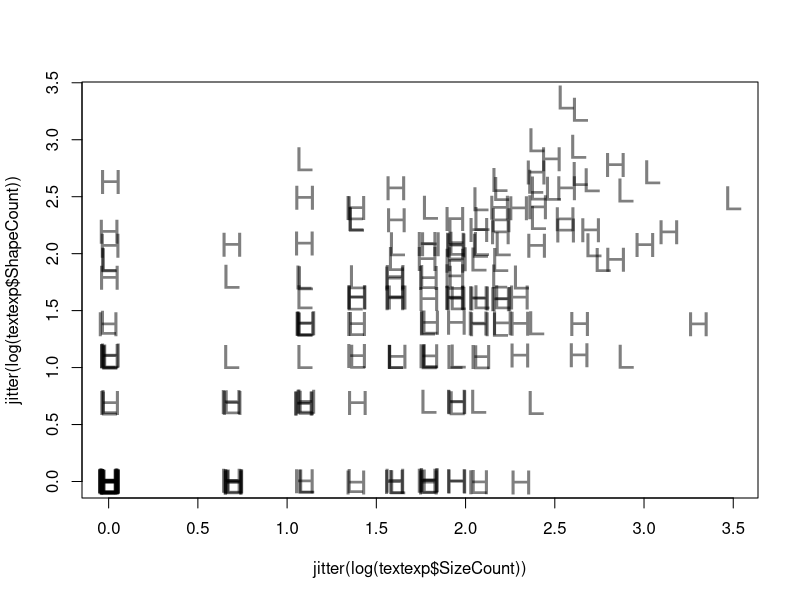
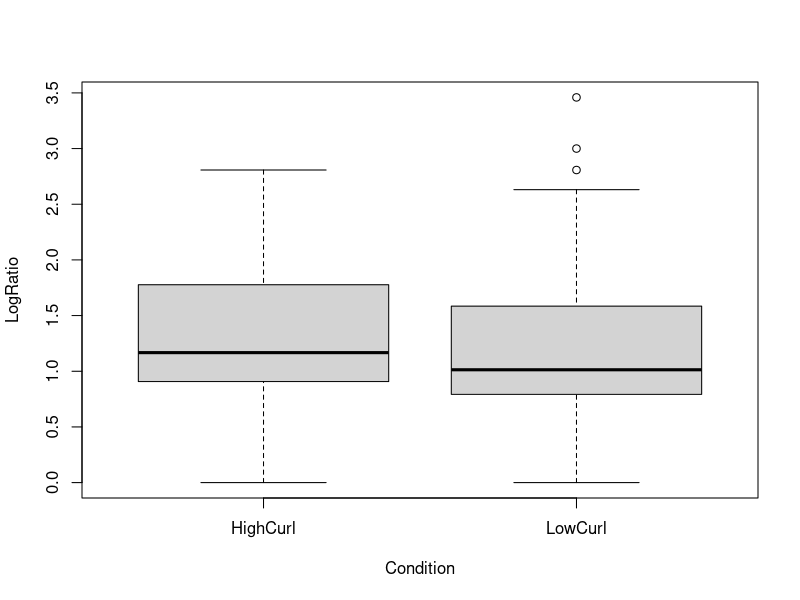
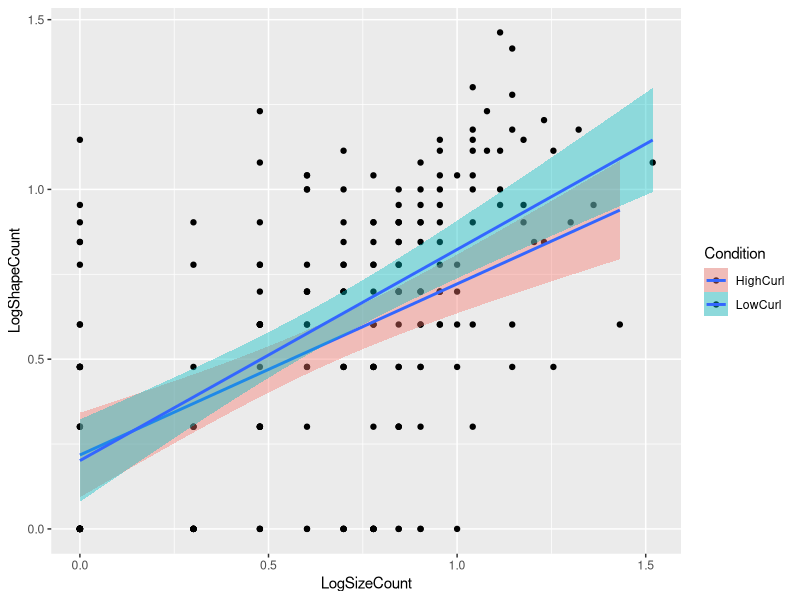
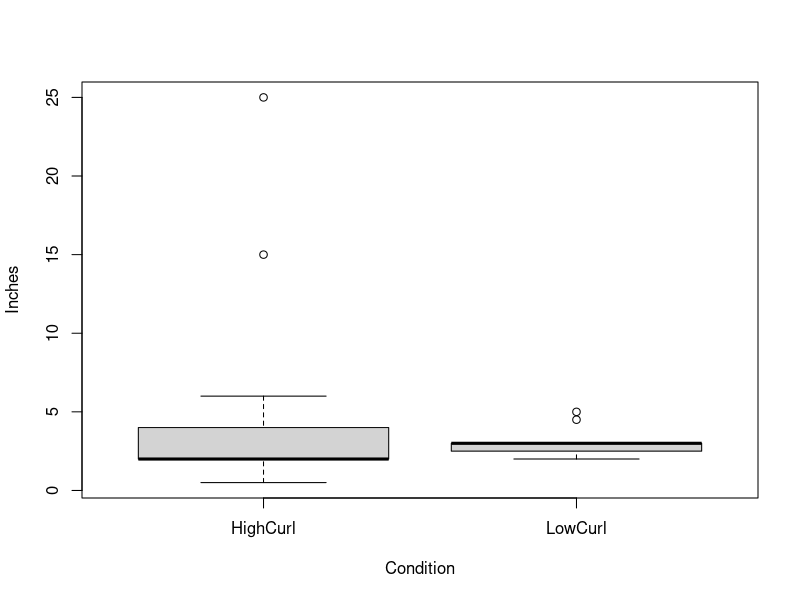

Reproduce these figures in R, in order. (Note: this script raises an error after producing the figures.)

## April 3, 2017
## Bodo Winter
## Analysis of underspecification web experiment

##------------------------------------------------------------------
## Data carpentry:
##------------------------------------------------------------------

## Load in libraries:

library(tidyverse)
library(tidytext)
library(stringr)
library(wordcloud)
library(lme4)
library(afex)

## Text experiments:

setwd('/Users/winterb/Research/gesture_categorization/new_paper_new_analyses/data/')
textexp <- read.csv('web_gesture_specification_text_entry.csv',
	skip = 1, stringsAsFactors = F, fileEncoding = 'latin1')

## Rename columns:

textexp <- rename(textexp,
	ID = ResponseID,
	Condition = Display.Order..Block.Randomizer.FL_5,
	DisplayOrder = Display.Order..Block.Randomizer.FL_31,
	Language = What.is.your.native.language...your.native.languages..Your.native.language.s..is.what.you.spoke.a...,
	Control = What.is.4.plus.5.,
	Age = What.is.your.age.,
	Gender = What.is.your.gender.,
	Handedness = Are.you.left.or.right.handed.,
	Comments = Please.share.any.comments..questions..thoughts.or.ideas.you.have.on.the.gesture.you.just.saw.or.t...,
	Shape1 = In.your.mind..what.was.the.object.s.SHAPE..Describe.,
	Size1 = In.your.mind..what.was.the.object.s.SIZE..Describe.,
	Shape2 = In.your.mind..what.was.the.object.s.SHAPE..Describe..1,
	Size2 = In.your.mind..what.was.the.object.s.SIZE..Describe..1)

## Select subfields:

textexp <- select(textexp,
	ID, Condition, DisplayOrder, Language, Control,
	Age, Gender, Handedness, Shape1, Shape2,
	Size1, Size2, Comments)

## Make into tibble:

textexp <- as_tibble(textexp)

## Combine shape1 and shape2 etc.:

textexp <- unite(textexp, Shape, Shape1, Shape2)
textexp <- unite(textexp, Size, Size1, Size2)

## Exclude those who got the control question NA (partial responses):

print(old.N <- nrow(textexp))
textexp <- filter(textexp, !is.na(Control))
print(new.N <- nrow(textexp))
new.N / old.N

## Exclude non-native speakers or those who listed other language first:

these_langs <- c('Russian, English ', 'Arabic', 'Indonesian, English.')
textexp <- filter(textexp, !(Language %in% these_langs))



##------------------------------------------------------------------
## Text processing:
##------------------------------------------------------------------

## Make into lower case:

textexp <- mutate(textexp,
	Shape = str_to_lower(Shape),
	Size = str_to_lower(Size))

## Replace underscores (which are spaces):

textexp <- mutate(textexp,
	Shape = str_replace_all(Shape, '_', ''),
	Size = str_replace_all(Size, '_', ''))

## Replace extra characters for quotation marks and also dots:

textexp <- mutate(textexp,
	Shape = str_replace_all(Shape, '\"', ''),
	Size = str_replace_all(Size, '\"', ''),
	Shape = str_replace_all(Shape, '\\.', ''),
	Size = str_replace_all(Size, '\\.', ''))

## Extract word count:

size_counts <- unnest_tokens(textexp, Size, Size) %>%
	count(ID) %>% rename(SizeCount = n)
shape_counts <- unnest_tokens(textexp, Shape, Shape) %>%
	count(ID) %>% rename(ShapeCount = n)

## Merge into table:

textexp <- left_join(textexp, size_counts)
textexp <- left_join(textexp, shape_counts)

## Check:

filter(textexp, Condition == 'LowCurl')$Size
filter(textexp, Condition == 'HighCurl')$Size

filter(textexp, Condition == 'LowCurl')$Shape
filter(textexp, Condition == 'HighCurl')$Shape

## Write to table:

text_red <- select(textexp, ID, Condition, Shape, Size, Comments)
write_csv(text_red, 'text_experiment_to_be_coded_full.csv')

## Analyze counts and whether shape / size counts are related:

quartz('', 9, 6)
plot(jitter(log(textexp$SizeCount)), jitter(log(textexp$ShapeCount)),
	pch = textexp$Condition, col = rgb(0, 0, 0, 0.5), cex = 2)
# some people write more, others less

## For ggplot:

textexp <- mutate(textexp,
	LogSizeCount = log10(SizeCount),
	LogShapeCount = log10(ShapeCount),
	LogRatio = LogSizeCount / LogShapeCount)
boxplot(LogRatio ~ Condition, textexp)
# no overall difference in length

## Make a ggplot of this:

ggplot(data = textexp, aes(x = LogSizeCount, y = LogShapeCount, fill = Condition)) +
	geom_point() + geom_smooth(method = 'lm')



##------------------------------------------------------------------
## Analysis of word counts:
##------------------------------------------------------------------

## Analyze log counts:

textexp <- mutate(textexp,
	LogSize = log10(SizeCount),
	LogShape = log10(ShapeCount))
summary(lm(LogSize ~ Condition, textexp))
summary(lm(LogShape ~ Condition, textexp))

## Analyze counts:

summary(glm(SizeCount ~ Condition + DisplayOrder,
	data = textexp, family = 'poisson'))
summary(glm(ShapeCount ~ Condition + DisplayOrder,
	data = textexp, family = 'poisson'))

## Plot both together:

bothcounts <- select(textexp, ID, Condition, SizeCount) %>%
	rename(Count = SizeCount)
bothcounts$Question <- 'Size'
bothcounts2 <- select(textexp, ID, Condition, ShapeCount) %>%
	rename(Count = ShapeCount)
bothcounts2$Question <- 'Shape'
bothcounts <- rbind(bothcounts, bothcounts2)
rm(bothcounts2)

## Get likelihood ratio tests:

xmdl.lrt <- mixed(Count ~ Condition * Question + (1|ID),
	bothcounts, family = 'poisson', method = 'LRT')

## Check model:

summary(xmdl <- glmer(Count ~ Condition * Question + (1|ID),
	bothcounts, family = 'poisson'))

## To facilitate model interpretation, sum code predictors:

bothcounts <- mutate(bothcounts,
	Condition = as.factor(Condition),
	Question = as.factor(Question))
contrasts(bothcounts$Condition) <- contr.sum(2)
contrasts(bothcounts$Question) <- contr.sum(2)

## Fit model:

summary(xmdl <- glmer(Count ~ Condition * Question + (1|ID),
	bothcounts, family = 'poisson'))

## Descriptive averages:

bothcounts %>% group_by(Condition, Question) %>% summarize(Count = mean(Count))



##------------------------------------------------------------------
## Analysis of coded data:
##------------------------------------------------------------------

## Load in coded data:

labels <- read_csv('text_experiment_manual_codings.csv')

## Presence absence of C-shape or semicircle mentioning:

with(labels, print(xtab <<- table(Condition, CShape)))
round(prop.table(xtab, 1), 2)
fisher.test(xtab)

## Object type:

with(labels, print(xtab <<- table(Condition, Round)))

## Exclude "sign":

xtab <- xtab[, colnames(xtab) != 'sign']

## Analyze those that are clearly rectangular versus clearly round
## (ignoring mixed cases):

print(xtab.clear <<- xtab[, colnames(xtab) %in% c('rectangular', 'yes')])
fisher.test(xtab.clear)
round(prop.table(xtab.clear, 1), 2)

## Interestingly, 4 people said they couldn't determine size,
## which only happened in the "HighCurl" condition:

print(xtab.hard <<- matrix(c(c(4, 0), rowSums(xtab)), nrow = 2, byrow = F))
fisher.test(xtab.hard)

## Test shape vagueness determiners:

with(labels, print(xtab <<- table(Condition, Vagueness)))
round(prop.table(xtab, 1), 2)
fisher.test(xtab)

## Split 'type' apart by focusing on sub-constituents:
## Take those that mention 'number' or 'hand' (even i they have multiple):

labels <- mutate(labels,
	AnyNumber = ifelse(str_detect(Type, 'number'), 'yes', 'no'),
	AnyHand = ifelse(str_detect(Type, 'hand'), 'yes', 'no'),
	AnyDimension = ifelse(str_detect(Type, 'dimension'), 'yes', 'no'),
	AnySource = ifelse(str_detect(Type, 'source'), 'yes', 'no'))

## Look for number mentioning:

with(labels, print(xtab <<- table(Condition, AnyNumber)))
round(prop.table(xtab, 1), 2)
fisher.test(xtab)

## Look for hand-sized mentioning:

with(labels, print(xtab <<- table(Condition, AnyHand)))
round(prop.table(xtab, 1), 2)
fisher.test(xtab)

## Look for dimension-word mentioning:

with(labels, print(xtab <<- table(Condition, AnyDimension)))
round(prop.table(xtab, 1), 2)
fisher.test(xtab)

## Look for source mentioning:

with(labels, print(xtab <<- table(Condition, AnySource)))
round(prop.table(xtab, 1), 2)
fisher.test(xtab)

## Look for diameter mentioning:

with(labels, print(xtab <<- table(Condition, Diameter)))
round(prop.table(xtab, 1), 2)
fisher.test(xtab)

## Look for type of dimension word:

with(labels, print(xtab <<- table(Condition, TypeOfSize)))
# results wouldn't change much if 'medium to large' is counted as large or medium
# same for 'small to medium'; so let's count both as medium (most agnostic)
meds <- xtab[, 'medium_to_large'] + xtab[, 'small_to_medium'] + xtab[, 'medium']
xtab <- cbind(xtab[, 'small'], meds, xtab[, 'large'])
colnames(xtab) <- c('small', 'medium', 'large')
xtab
round(prop.table(xtab, 1), 2)
chisq.test(xtab)

## Look for precise numerical values, those that are not diameters:

nodiam <- filter(labels, Diameter == 'no',
	Inches != 'cant_tell')
nodiam <- mutate(nodiam,
	Inches = as.numeric(Inches))
boxplot(Inches ~ Condition, data = nodiam)
wilcox.test(Inches ~ Condition, data = nodiam, paired = F)



##------------------------------------------------------------------
## Keyword analysis:
##------------------------------------------------------------------

## Make wordles:

set.seed(42)
par(mfrow = c(2, 2))
wordcloud(filter(textexp, Condition == 'LowCurl')$Size)
wordcloud(filter(textexp, Condition == 'HighCurl')$Size)

wordcloud(filter(textexp, Condition == 'LowCurl')$Shape)
wordcloud(filter(textexp, Condition == 'HighCurl')$Shape)
